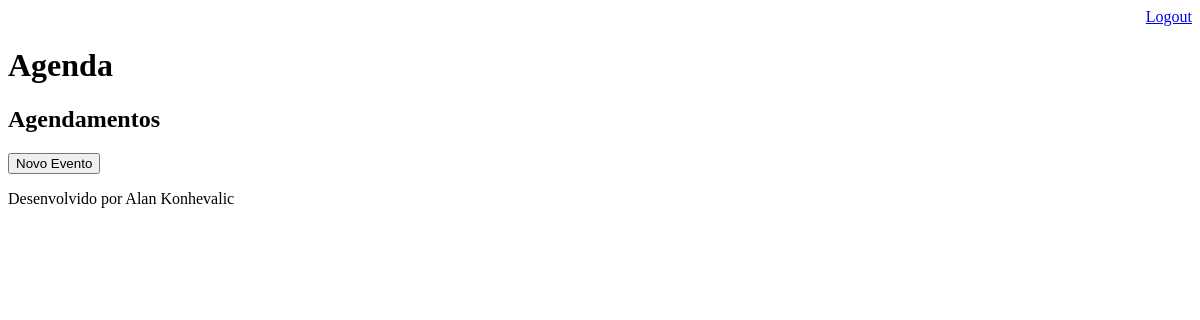
Before: /agenda/ (signed in) with the older database file.
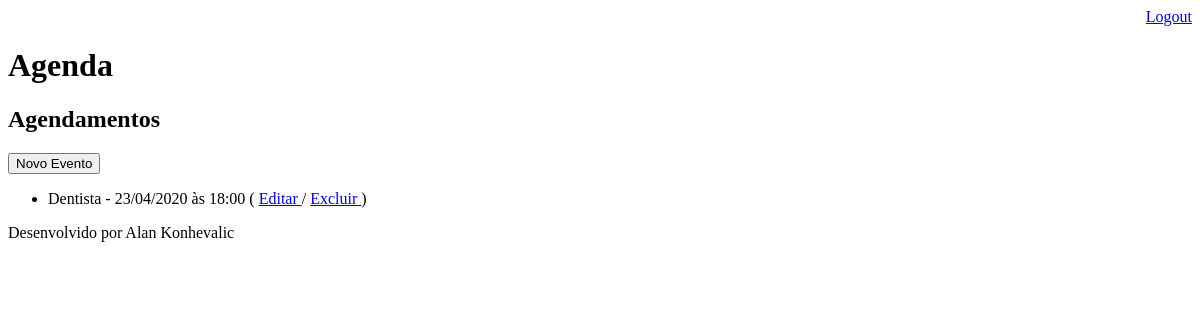
After: the same page with the newer database file.
### core/models.py (models this page shows, shortened)
class Evento(models.Model):
    titulo = models.CharField(max_length=100) #no maximo 100caracteres
    descricao = models.TextField(blank=True, null=True)
    data_evento = models.DateTimeField(verbose_name='Data do Evento')
    data_criacao = models.DateTimeField(auto_now=True) #insere a hora atual em que foi criado o evento
    usuario = models.ForeignKey(User, on_delete=models.CASCADE)
    def get_data_evento(self):
        return self.data_evento.strftime('%d/%m/%Y às %H:%M')

### core/views.py (the view)
# urls.py: path('agenda/', views.lista_eventos),
@login_required(login_url='/login/')
def lista_eventos(request):
    usuario = request.user
    evento = Evento.objects.filter(usuario=usuario)
    dados = {'eventos': evento}
    return render(request, 'agenda.html', dados)

### Templates/agenda.html
{% extends "model-page.html" %}
{% block content %}
    <h2>Agendamentos</h2>
    <a href="evento/">
            <button type="button">Novo Evento</button>
    </a>
    <ul>
        {% for evento in eventos %}
            <li>
                {{evento.titulo}} - {{evento.get_data_evento}}
                ( <a href="evento/?id={{ evento.id }}"> Editar </a>
                /
                <a href="evento/delete/{{ evento.id }}/"> Excluir </a> )
            </li>
        {% endfor %}
    </ul>
{% endblock %}

Changed rows visible on the page:
added Evento: titulo "Dentista", get_data_evento "23/04/2020 às 18:00"
